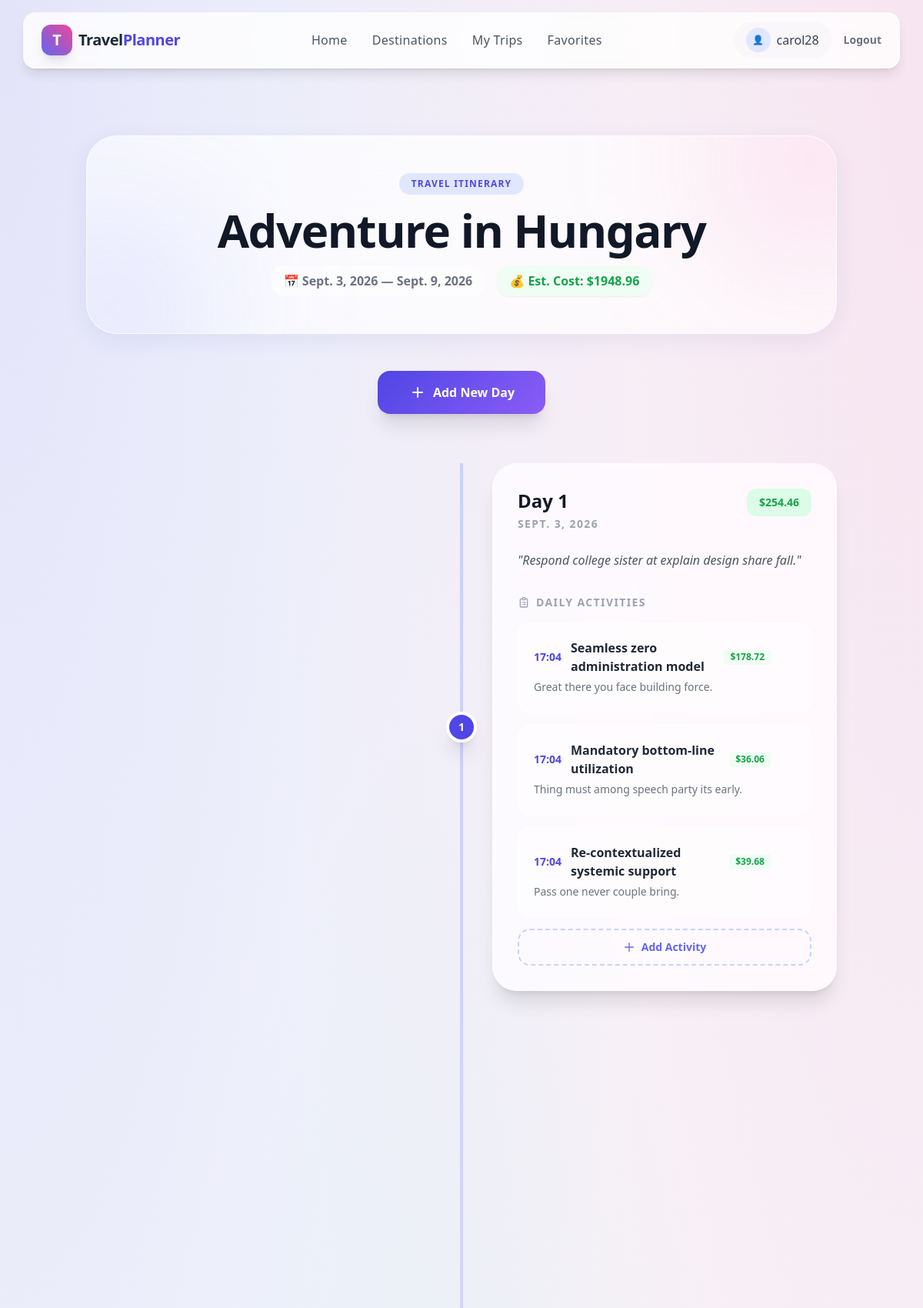
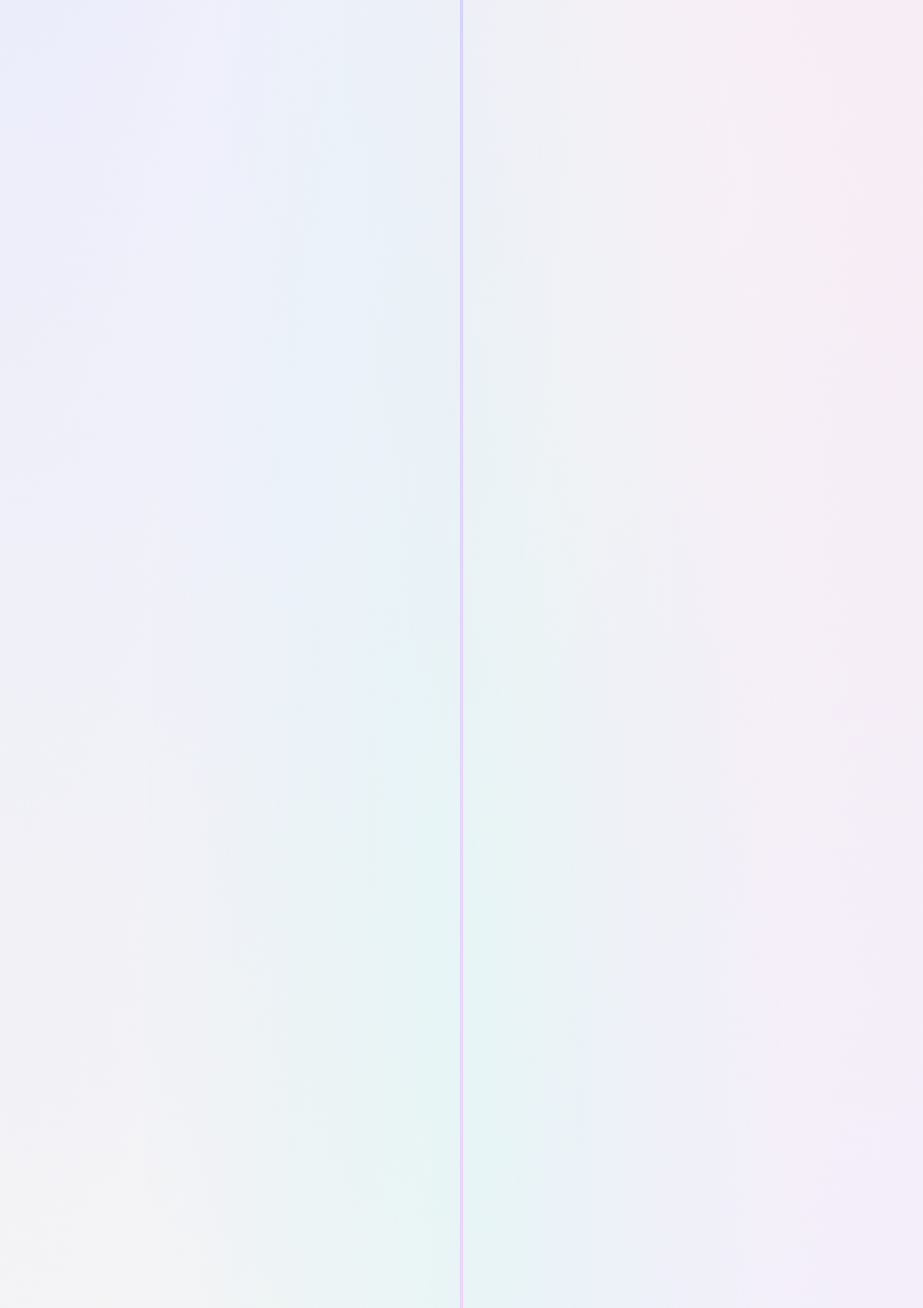
/itinerary/73/ (signed in, upper part), run on the app's committed database (2 pictures, top to bottom).
### core/models.py (models this page shows, shortened)
class Itinerary(models.Model):
    user = models.ForeignKey(User, on_delete=models.CASCADE, related_name='itineraries')
    destinations = models.ManyToManyField('Destination', related_name='itineraries')
    name = models.CharField(max_length=100)
    start_date = models.DateField(null=True, blank=True)
    end_date = models.DateField(null=True, blank=True)
    created_at = models.DateTimeField(auto_now_add=True)
    @property
    def total_cost(self):
        return sum(day.total_cost for day in self.days.all())

class ItineraryDay(models.Model):
    itinerary = models.ForeignKey(Itinerary, on_delete=models.CASCADE, related_name="days")
    day_number = models.PositiveIntegerField(default=1)  # <-- add default
    date = models.DateField(null=True, blank=True)
    notes = models.TextField(blank=True)
    @property
    def total_cost(self):
        return sum(activity.cost or 0 for activity in self.activities.all())

class Activity(models.Model):
    day = models.ForeignKey(ItineraryDay, on_delete=models.CASCADE, related_name="activities")
    title = models.CharField(max_length=255)
    description = models.TextField(blank=True)
    time = models.TimeField(null=True, blank=True)
    cost = models.DecimalField(max_digits=10, decimal_places=2, null=True, blank=True)

### core/views.py (the view)
# urls.py: path('itinerary/<int:pk>/', views.itinerary_detail, name='itinerary_detail'),
@login_required
def itinerary_detail(request, pk):
    itinerary = get_object_or_404(Itinerary, pk=pk, user=request.user)
    return render(request, "core/itinerary_detail.html", {"itinerary": itinerary})

### core/context_processors.py (called while the page is built)
def favorite_count(request):
    if request.user.is_authenticated:
        count = Favorite.objects.filter(user=request.user).count()
        return {"favorite_count": count}
    return {"favorite_count": 0}

### core/templates/core/itinerary_detail.html (shortened to what this page needs)
{% extends 'core/base.html' %}
{% block content %}
<section class="max-w-5xl mx-auto px-6 py-12">
    <div class="glass-card p-12 rounded-[2.5rem] mb-12 text-center relative overflow-hidden backdrop-blur-3xl">
        <div class="relative z-10">
            <span class="bg-indigo-100 text-indigo-600 px-4 py-1.5 rounded-full text-xs font-black uppercase tracking-widest mb-4 inline-block">Travel Itinerary</span>
            <h2 class="text-4xl md:text-6xl font-black mb-4 tracking-tight text-gray-900">
                {{ itinerary.name }}
            </h2>
            <div class="flex flex-wrap justify-center gap-4 text-gray-500 font-bold">
                <span class="flex items-center gap-2 bg-white/50 px-4 py-2 rounded-2xl">📅 {{ itinerary.start_date }} — {{ itinerary.end_date }}</span>
                <span class="flex items-center gap-2 bg-green-50 text-green-600 px-4 py-2 rounded-2xl shadow-sm">💰 Est. Cost: ${{ itinerary.total_cost|floatformat:2 }}</span>
            </div>
        </div>
        <div class="absolute -top-24 -right-24 w-64 h-64 bg-pink-400/20 rounded-full blur-[100px]"></div>
        <div class="absolute -bottom-24 -left-24 w-64 h-64 bg-indigo-400/20 rounded-full blur-[100px]"></div>
    </div>
    {% if user.is_authenticated %}
    <div class="mb-16 flex flex-col items-center">
        <button id="show-add-day-form" class="btn-premium px-10 py-4 text-white font-bold rounded-2xl shadow-xl flex items-center gap-2 hover:scale-105 transition">
            <svg class="w-6 h-6" fill="none" stroke="currentColor" viewBox="0 0 24 24"><path stroke-linecap="round" stroke-linejoin="round" stroke-width="2" d="M12 6v6m0 0v6m0-6h6m-6 0H6"></path></svg>
            Add New Day
        </button>
    </div>
    {% endif %}
    {% if itinerary.days.all %}
    <div class="relative space-y-12 before:absolute before:inset-0 before:ml-5 before:-translate-x-px md:before:mx-auto md:before:translate-x-0 before:h-full before:w-1 before:bg-gradient-to-b before:from-indigo-200 before:via-purple-200 before:to-pink-200">
        {% for day in itinerary.days.all %}
        <div class="relative flex items-center justify-between md:justify-normal md:odd:flex-row-reverse group scroll-reveal">
            <div class="flex items-center justify-center w-10 h-10 rounded-full border-4 border-white bg-indigo-600 text-white shadow-xl shrink-0 md:order-1 md:group-odd:-translate-x-1/2 md:group-even:translate-x-1/2 z-10 transition-transform group-hover:scale-125">
                <span class="font-bold text-sm">{{ day.day_number }}</span>
            </div>
            <div class="glass-card w-[calc(100%-4rem)] md:w-[calc(50%-2.5rem)] p-8 rounded-[2rem] shadow-xl group-hover:shadow-2xl transition-all">
                <div class="flex justify-between items-start mb-6">
                    <div>
                        <h3 class="text-2xl font-bold text-gray-900 mb-1">Day {{ day.day_number }}</h3>
                        <p class="text-gray-400 font-bold text-sm uppercase tracking-widest">{{ day.date }}</p>
                    </div>
                    <div class="bg-green-100 text-green-600 px-4 py-2 rounded-xl font-black text-sm">
                        ${{ day.total_cost|floatformat:2 }}
                    </div>
                </div>
                <p class="text-gray-600 leading-relaxed mb-8 italic">"{{ day.notes }}"</p>
                <div class="space-y-4">
                    <h4 class="text-sm font-black text-gray-400 uppercase tracking-widest flex items-center gap-2">
                        Daily Activities
                    </h4>
                    {% for activity in day.activities.all %}
                    <div class="bg-white/40 border border-white/60 p-5 rounded-2xl flex justify-between items-start hover:bg-white/60 transition group/item">
                        <div class="flex-1">
                            <div class="flex items-center gap-3 mb-1">
                                <span class="text-indigo-600 font-black text-sm">{{ activity.time|time:"H:i" }}</span>
                                <h5 class="font-bold text-gray-800">{{ activity.title }}</h5>
                                {% if activity.cost %}
                                <span class="text-green-600 font-bold text-xs bg-green-50 px-2 py-0.5 rounded cursor-default">${{ activity.cost|floatformat:2 }}</span>
                                {% endif %}
                            </div>
                            <p class="text-sm text-gray-500 leading-relaxed">{{ activity.description }}</p>
                        </div>
                    </div>
                    {% empty %}
                    <p class="text-gray-400 text-sm font-medium py-4 text-center border-2 border-dashed border-gray-100 rounded-2xl">No activities planned yet.</p>
                    {% endfor %}
                    <button onclick="this.nextElementSibling.classList.toggle('hidden')" class="w-full py-3 border-2 border-dashed border-indigo-200 text-indigo-500 rounded-2xl text-sm font-bold hover:bg-indigo-50 transition flex items-center justify-center gap-2">
                        <svg class="w-4 h-4" fill="none" stroke="currentColor" viewBox="0 0 24 24"><path stroke-linecap="round" stroke-linejoin="round" stroke-width="2" d="M12 4v16m8-8H4"></path></svg>
                        Add Activity
                    </button>
                </div>
            </div>
        </div>
        {% endfor %}
    </div>
    {% endif %}
</section>
{% endblock %}

### core/templates/core/base.html (shortened to what this page needs)
{% load static %}
<!DOCTYPE html>
<html lang="en">
<head>
    <script src="https://cdn.tailwindcss.com"></script>
    <link rel="stylesheet" href="{% static 'css/styles.css' %}">
</head>
<body>
<div class="mesh-gradient"></div>
<nav class="fixed top-4 left-1/2 -translate-x-1/2 w-[95%] max-w-7xl glass-nav rounded-2xl z-50 px-6 py-3 flex justify-between items-center shadow-lg transition-all duration-300" id="navbar">
    <a href="{% url 'home' %}" class="flex items-center gap-2 group">
        <div class="w-10 h-10 bg-gradient-to-tr from-indigo-500 to-pink-500 rounded-xl flex items-center justify-center text-white shadow-lg group-hover:rotate-12 transition-transform">
            <span class="text-xl font-bold">T</span>
        </div>
        <span class="text-xl font-bold tracking-tight text-gray-800">Travel<span class="text-indigo-600">Planner</span></span>
    </a>
    <div class="hidden md:flex items-center space-x-8">
        <a href="{% url 'home' %}" class="nav-link font-medium text-gray-600 hover:text-indigo-600">Home</a>
        <a href="{% url 'destination_list' %}" class="nav-link font-medium text-gray-600 hover:text-indigo-600">Destinations</a>
        {% if user.is_authenticated %}
            <a href="{% url 'itinerary_list' %}" class="nav-link font-medium text-gray-600 hover:text-indigo-600">My Trips</a>
            <a href="{% url 'my_favorites' %}" class="nav-link font-medium text-gray-600 hover:text-indigo-600">Favorites</a>
        {% endif %}
    </div>
    <div class="hidden md:flex items-center space-x-4">
        {% if user.is_authenticated %}
            <div class="flex items-center gap-4">
                <a href="{% url 'profile' %}" class="flex items-center gap-2 font-medium text-gray-700 bg-gray-100/50 px-4 py-2 rounded-full hover:bg-gray-100 transition">
                    <span class="w-8 h-8 bg-indigo-100 text-indigo-600 rounded-full flex items-center justify-center text-xs">👤</span>
                    {{ user.username }}
                </a>
                <a href="{% url 'logout' %}" class="text-sm font-semibold text-gray-500 hover:text-red-500 transition">Logout</a>
            </div>
        {% else %}
            <a href="{% url 'login' %}" class="font-bold text-gray-600 hover:text-indigo-600 transition">Login</a>
            <a href="{% url 'signup' %}" class="btn-premium px-6 py-2.5 rounded-xl text-white font-bold shadow-md">Sign Up</a>
        {% endif %}
    </div>
</nav>
<main class="pt-32 pb-12">
    {% block content %}{% endblock %}
</main>
</body>
</html>

### core/static/css/styles.css (style rules this page uses)
:root { --ash-blue: #6b85a6; --rhino: #2e3440; --pearl: #f7f6fb; --lavender-cool: #e6e8f2; --primary-gradient: linear-gradient(135deg, #6b85a6, #2e3440); --accent-gradient: linear-gradient(90deg, #7aa2c9, #5b6f8a); }
body { font-family: "Tenor Sans", "Segoe UI", Arial, sans-serif; background-color: var(--pearl); color: var(--rhino); }
.nav-link { color: var(--rhino); font-weight: 500; letter-spacing: 0.02em; transition: color 0.3s ease; }
.scroll-reveal { opacity: 0; transform: translateY(40px); transition: all 0.9s ease; }
.scroll-reveal.active { opacity: 1; transform: translateY(0); }

### core/templates/core/base.html (style rules this page uses)
:root { --primary: #4f46e5; --secondary: #ec4899; --accent: #8b5cf6; --background: #f8fafc; --text-main: #1e293b; }
body { font-family: 'Plus Jakarta Sans', 'Outfit', sans-serif; background-color: var(--background); color: var(--text-main); overflow-x: hidden; }
.mesh-gradient { position: fixed; top: 0; left: 0; width: 100%; height: 100%; z-index: -1; background-color: #f8fafc; background-image: radial-gradient(at 0% 0%, rgba(79, 70, 229, 0.12) 0px, transparent 50%), radial-gradient(at 100% 0%, rgba(236, 72, 153, 0.12) 0px, transparent 50%), radial-gradient(at 100% 100%, rgba(139, 92, 246, 0.12) 0px, transparent 50%), radial-gradient(at 50% 50%, rgba(20, 184, 166, 0.08) 0px, transparent 50%), radial-gradient(at 0% 100%, rgba(245, 158, 11, 0.08) 0px, transparent 50%); }
.scroll-reveal { opacity: 0; transform: translateY(30px); transition: all 0.8s cubic-bezier(0.22, 1, 0.36, 1); }
.scroll-reveal.active { opacity: 1; transform: translateY(0); }
.glass-card { background: rgba(255, 255, 255, 0.7); backdrop-filter: blur(12px) saturate(180%); -webkit-backdrop-filter: blur(12px) saturate(180%); border: 1px solid rgba(255, 255, 255, 0.4); box-shadow: 0 8px 32px 0 rgba(31, 38, 135, 0.07); transition: all 0.4s cubic-bezier(0.4, 0, 0.2, 1); }
.glass-nav { background: rgba(255, 255, 255, 0.8); backdrop-filter: blur(10px); border-bottom: 1px solid rgba(255, 255, 255, 0.5); }
.btn-premium { background: linear-gradient(135deg, var(--primary) 0%, var(--accent) 100%); transition: all 0.3s cubic-bezier(0.4, 0, 0.2, 1); position: relative; overflow: hidden; }
.btn-premium::after { content: ''; position: absolute; top: 0; left: -100%; width: 100%; height: 100%; background: linear-gradient(90deg, transparent, rgba(255,255,255,0.2), transparent); transition: 0.5s; }
.nav-link { position: relative; transition: color 0.3s ease; }
.nav-link::after { content: ''; position: absolute; width: 0; height: 2px; bottom: -4px; left: 0; background-color: var(--primary); transition: width 0.3s ease; }

### data on the page
Itinerary: name "Adventure in Hungary", start_date "Sept. 3, 2026", end_date "Sept. 9, 2026", total_cost "1948.96"
ItineraryDay: day_number "1", date "SEPT. 3, 2026", total_cost "254.46", notes "Respond college sister at explain design share fall."
Activity: time "17:04", title "Seamless zero administration model", cost "178.72", description "Great there you face building force."
Activity: time "17:04", title "Mandatory bottom-line utilization", cost "36.06", description "Thing must among speech party its early."
Activity: time "17:04", title "Re-contextualized systemic support", cost "39.68", description "Pass one never couple bring."

### other printed values
{{ user.username }} "carol28"
